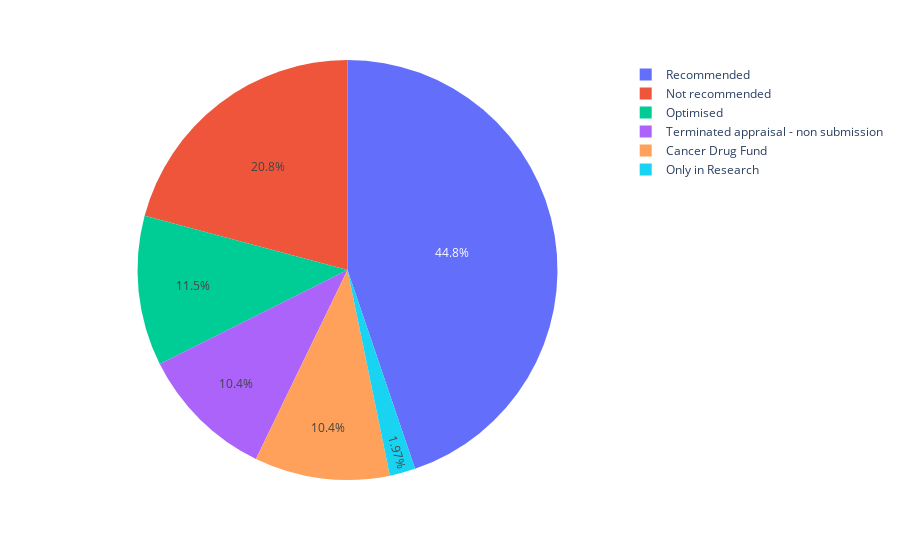

The notebook cell this image was saved under:
### Code cell
# Create container
after = pd.DataFrame(columns=['Year', 'Number', 'Categorisation'])

# Count number of occurences before 2015
mask = time_series['Year'] >= 2015
temp = time_series[mask]
for cat in cats:
    mask = temp['Categorisation'] == cat
    number = temp[mask]['Number'].sum()
    before_2015 = before_2015.append(pd.DataFrame({'Year': ['Before 2015'], 'Number': [number], 'Categorisation': [cat]}))

# Plot before 2015
fig = px.pie(
    before_2015, 
    values='Number', 
    names='Categorisation',
    color='Categorisation', 
    color_discrete_map={
        'Recommended': colors[0],
        'Optimised': colors[2],
        'Not recommended': colors[1],
        'Terminated appraisal - non submission': colors[3],
        'Cancer Drug Fund': colors[4],
        'Only in Research': colors[5]})

# Write image to disk
fig.write_image("images/cancer-drugs-after-2015.pdf")

fig.show()

### Figure 1 — Plotly figure (JSON) as saved in the notebook; plotly's stock layout.template omitted (floating-point values rounded to 4 significant figures)
{"data": [{"customdata": [["Recommended"], ["Not recommended"], ["Optimised"], ["Only in Research"], ["Terminated appraisal - non submission"], ["Cancer Drug Fund"], ["Recommended"], ["Not recommended"], ["Optimised"], ["Only in Research"], ["Terminated appraisal - non submission"], ["Cancer Drug Fund"]], "domain": {"x": [0, 1], "y": [0, 1]}, "hovertemplate": "Categorisation=%{customdata[0]}<br>Number=%{value}<extra></extra>", "labels": ["Recommended", "Not recommended", "Optimised", "Only in Research", "Terminated appraisal - non submission", "Cancer Drug Fund", "Recommended", "Not recommended", "Optimised", "Only in Research", "Terminated appraisal - non submission", "Cancer Drug Fund"], "legendgroup": "", "marker": {"colors": ["#636EFA", "#EF553B", "#00CC96", "#19D3F3", "#AB63FA", "#FFA15A", "#636EFA", "#EF553B", "#00CC96", "#19D3F3", "#AB63FA", "#FFA15A"]}, "name": "", "showlegend": true, "type": "pie", "values": [88, 51, 7, 6, 12, 0, 71, 23, 34, 1, 25, 37]}], "layout": {"legend": {"tracegroupgap": 0}, "margin": {"t": 60}}}
